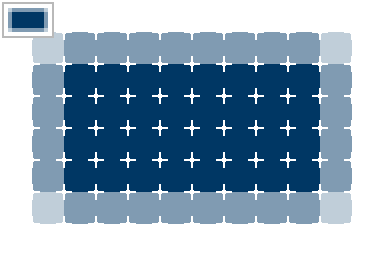
Frame 1 (no input)
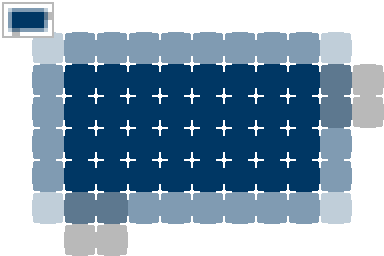
Frame 2 (the mouse pressed at the canvas centre, redrawn once)

The Processing sketch that drew these frames (run headless with seeded random() and noise(); the mouse was pressed at the canvas centre and the sketch redrawn once):

// Processing sketch: Rect
// ── Rect.pde
int w = 12, h = 8, sc = 32, scs = 4;

void settings() { size(w * sc, h * sc); }

void setup() { noStroke(); background(255, 255, 255); noLoop(); }

void draw()
{
  //// Test //////////////
  fill(0, 55, 100);
  rect(1.5, 1.5, w - 3, h - 3);

  //// Scale //////////////
  loadPixels();
  for (int y = 0; y < h * sc; y++) 
  for (int x = 0; x < w * sc; x++) set(x, y, pixels[y / sc * (w * sc) + x / sc]);
  noStroke(); fill(255, 255, 255);  
  for (int y = 0; y <= h; y++)
  for (int x = 0; x <= w; x++)
  { rect(x * sc - 1, y * sc - sc / 4, 2, sc / 2); rect(x * sc - sc / 4, y * sc - 1, sc / 2, 2);
    rect(x * sc - 2, y * sc - 2, 4, 4);
  }
  fill(185, 185, 185); rect(2, 2, w * scs + 4, h * scs + 4);
  for (int y = 0; y < h * scs; y++) 
  for (int x = 0; x < w * scs; x++) set(4 + x, 4 + y, pixels[y / scs * (w * sc) + x / scs]);
}  
